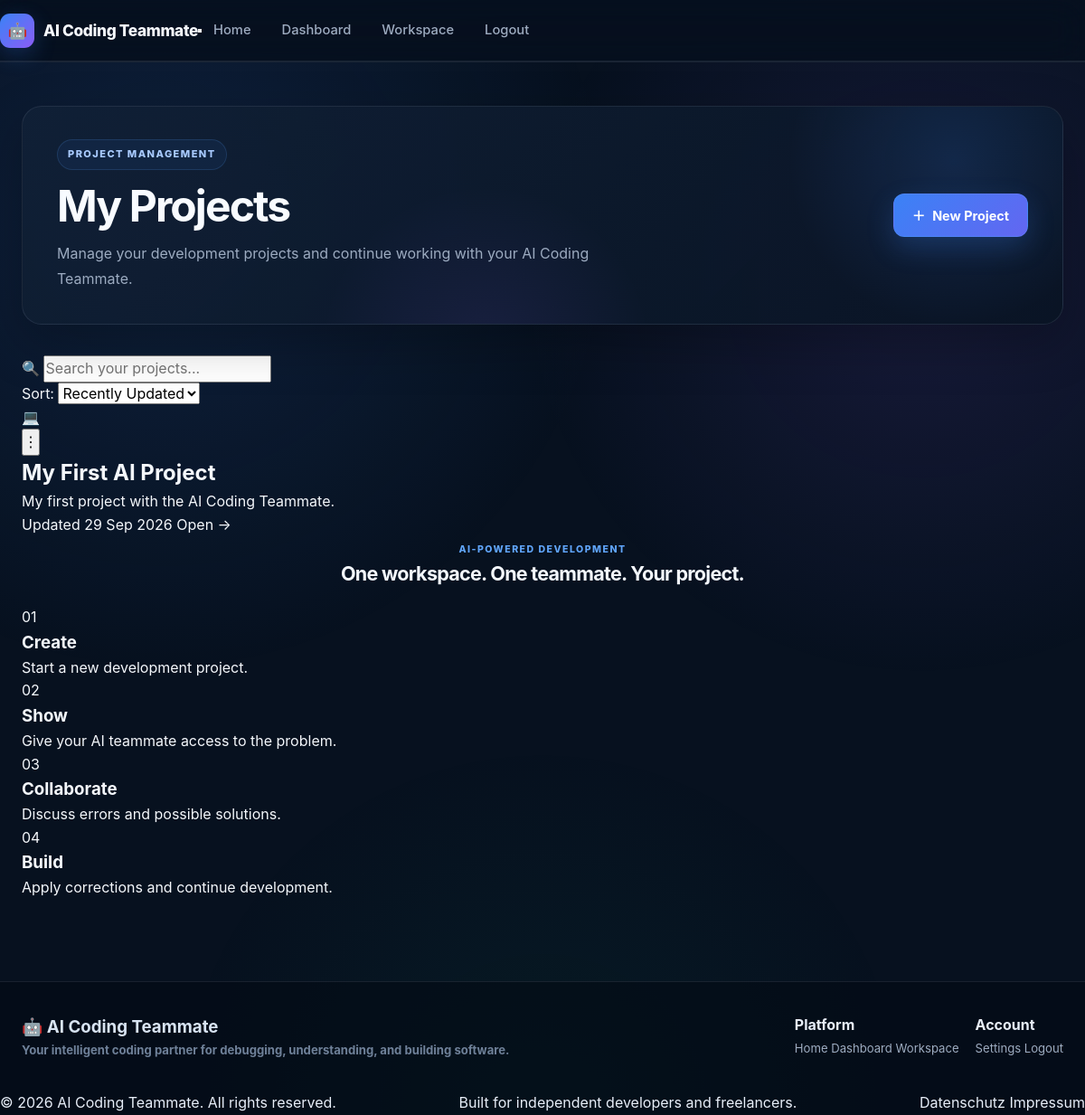
The app's page /dashboard/projects (signed in) with its own data.
### database/models.py (models this page shows, shortened)
class Project(db.Model):
    __tablename__ = "projects"
    id = db.Column(
        db.Integer,
        primary_key=True
    )
    user_id = db.Column(
        db.Integer,
        db.ForeignKey(
            "users.id",
            ondelete="CASCADE"
        ),
        nullable=False,
        index=True
    )
    user = db.relationship(
        "User",
        back_populates="projects"
    )
    name = db.Column(
        db.String(200),
        nullable=False
    )
    description = db.Column(
        db.Text,
        nullable=True
    )
    language = db.Column(
        db.String(100),
        nullable=True
    )
    framework = db.Column(
        db.String(100),
        nullable=True
    )
    repository_url = db.Column(
        db.String(500),
        nullable=True
    )
    status = db.Column(
        db.String(50),
        default="active",
        nullable=False
    )
    created_at = db.Column(
        db.DateTime,
        default=datetime.utcnow,
        nullable=False
    )
    updated_at = db.Column(
        db.DateTime,
        default=datetime.utcnow,
        onupdate=datetime.utcnow,
        nullable=False
    )
    code_sessions = db.relationship(
        "CodeSession",
        back_populates="project",
        cascade="all, delete-orphan",
        lazy=True
    )
    conversations = db.relationship(
        "Conversation",
        back_populates="project",
        cascade="all, delete-orphan",
        lazy=True
    )

### routes/dashboard_routes.py (the view)
@dashboard_bp.route("/projects")
@login_required
def projects():
    projects = Project.query.filter_by(
        user_id=current_user.id
    ).order_by(
        Project.updated_at.desc()
    ).all()
    return render_template(
        "dashboard/projects.html",
        projects=projects
    )

### app.py (called while the page is built)
@login_manager.user_loader
def load_user(user_id):
    if not user_id:
        return None
    try:
        user_id = int(user_id)
    except (TypeError, ValueError):
        return None
    try:
        from database.models import User
        return User.query.filter_by(
            id=user_id
        ).first()
    except Exception as error:
        logging.warning(
            "Unable to load user %s: %s",
            user_id,
            error,
        )
        return None

def register_template_context(app):
    @app.context_processor
    def inject_app_config():
        return {
            "app_name": app.config.get(
                "APP_NAME",
                "AI Coding Teammate",
            ),
            "app_version": app.config.get(
                "APP_VERSION",
                "1.0.0",
            ),
            "ai_name": app.config.get(
                "AI_NAME",
                "AI Teammate",
            ),
        }

### templates/dashboard/projects.html (shortened to what this page needs)
{% extends "base.html" %}
{% block extra_css %}
<link rel="stylesheet" href="{{ url_for('static', filename='css/dashboard.css') }}">
{% endblock %}
{% block content %}
<div class="dashboard-page">
    <section class="dashboard-header">
        <div class="dashboard-welcome">
            <span class="dashboard-badge">
                PROJECT MANAGEMENT
            </span>
            <h1>
                My Projects
            </h1>
            <p>
                Manage your development projects and continue
                working with your AI Coding Teammate.
            </p>
        </div>
        <div class="dashboard-actions">
            <a
                href="{{ url_for('workspace.workspace') }}"
                class="dashboard-primary-btn"
            >
                <span>＋</span>
                New Project
            </a>
        </div>
    </section>
    <section class="project-toolbar">
        <div class="project-search">
            <span class="search-icon">
                🔍
            </span>
            <input
                type="search"
                id="projectSearch"
                placeholder="Search your projects..."
                autocomplete="off"
            >
        </div>
        <div class="project-filter">
            <label for="projectSort">
                Sort:
            </label>
            <select id="projectSort">
                <option value="recent">
                    Recently Updated
                </option>
            </select>
        </div>
    </section>
    <section class="projects-section">
        {% if projects %}
            <div
                class="projects-grid"
                id="projectsGrid"
            >
                {% for project in projects %}
                <article
                    class="project-card"
                    data-project-name="{{ project.name|lower }}"
                    data-project-date="{{ project.updated_at.timestamp()
                        if project.updated_at else 0 }}"
                >
                    <div class="project-card-top">
                        <div class="project-large-icon">
                            💻
                        </div>
                        <button
                            type="button"
                            class="project-menu"
                            aria-label="Project options"
                            data-project-id="{{ project.id }}"
                        >
                            ⋮
                        </button>
                    </div>
                    <div class="project-card-content">
                        <h2>
                            {{ project.name }}
                        </h2>
                        <p>
                            {{ project.description|default(
                                'No project description available.'
                            ) }}
                        </p>
                    </div>
                    <div class="project-card-footer">
                        <span class="project-updated">
                            {% if project.updated_at %}
                                Updated
                                {{ project.updated_at.strftime('%d %b %Y') }}
                            {% else %}
                                Recently created
                            {% endif %}
                        </span>
                        <a
                            href="{{ url_for(
                                'workspace.workspace',
                                project_id=project.id
                            ) }}"
                            class="project-open"
                        >
                            Open →
                        </a>
                    </div>
                </article>
                {% endfor %}
            </div>
        {% endif %}
    </section>
    <section class="project-workflow">
        <div class="section-heading">
            <span class="card-label">
                AI-POWERED DEVELOPMENT
            </span>
            <h2>
                One workspace. One teammate. Your project.
            </h2>
        </div>
        <div class="workflow-mini-grid">
            <div class="workflow-mini-card">
                <span>01</span>
                <h3>
                    Create
                </h3>
                <p>
                    Start a new development project.
                </p>
            </div>
            <div class="workflow-mini-card">
                <span>02</span>
                <h3>
                    Show
                </h3>
                <p>
                    Give your AI teammate access to the problem.
                </p>
            </div>
            <div class="workflow-mini-card">
                <span>03</span>
                <h3>
                    Collaborate
                </h3>
                <p>
                    Discuss errors and possible solutions.
                </p>
            </div>
            <div class="workflow-mini-card">
                <span>04</span>
                <h3>
                    Build
                </h3>
                <p>
                    Apply corrections and continue development.
                </p>
            </div>
        </div>
    </section>
</div>
{% endblock %}

### static/css/style.css (style rules this page uses)
*, *::before, *::after { box-sizing: border-box; margin: 0; padding: 0; }
html { scroll-behavior: smooth; }
body { min-height: 100vh; font-family: Inter, system-ui, -apple-system, BlinkMacSystemFont, "Segoe UI", sans-serif; background: #07111f; color: #e8eef8; line-height: 1.6; overflow-x: hidden; }
body::before { content: ""; position: fixed; inset: 0; pointer-events: none; z-index: -2; background: radial-gradient( circle at 15% 20%, rgba(59, 130, 246, 0.14), transparent 35% ), radial-gradient( circle at 85% 25%, rgba(139, 92, 246, 0.12), transparent 32% ), radial-gradient( circle at 50% 100%, rgba(16, 185, 129, 0.06), transparent 30% ); }
a { color: inherit; text-decoration: none; }
button, input, textarea, select { font: inherit; }
button, a { -webkit-tap-highlight-color: transparent; }
:root { --bg-main: #07111f; --bg-secondary: #0b1728; --bg-card: rgba(16, 29, 48, 0.78); --bg-card-solid: #101d30; --primary: #3b82f6; --primary-light: #60a5fa; --primary-dark: #2563eb; --purple: #8b5cf6; --green: #22c55e; --red: #ef4444; --orange: #f59e0b; --text-main: #f5f8fc; --text-secondary: #9eacc0; --text-muted: #6f8199; --border: rgba(148, 163, 184, 0.14); --border-hover: rgba(96, 165, 250, 0.38); --shadow: 0 25px 65px rgba(0, 0, 0, 0.28); --radius-sm: 10px; --radius-md: 16px; --radius-lg: 24px; --container: 1200px; }
.section-heading { max-width: 680px; margin: 0 auto 58px; text-align: center; }
.section-heading h2, .freelancer-content h2, .cta-container h2 { color: var(--text-main); font-size: clamp(2rem, 4vw, 3rem); line-height: 1.12; letter-spacing: -0.035em; }

### records on screen
Project: name "My First AI Project", description "My first project with the AI Coding Teammate.", updated_at "29 Sep 2026"

### other values on screen
{{ current_year|default(2026) }} "2026"
